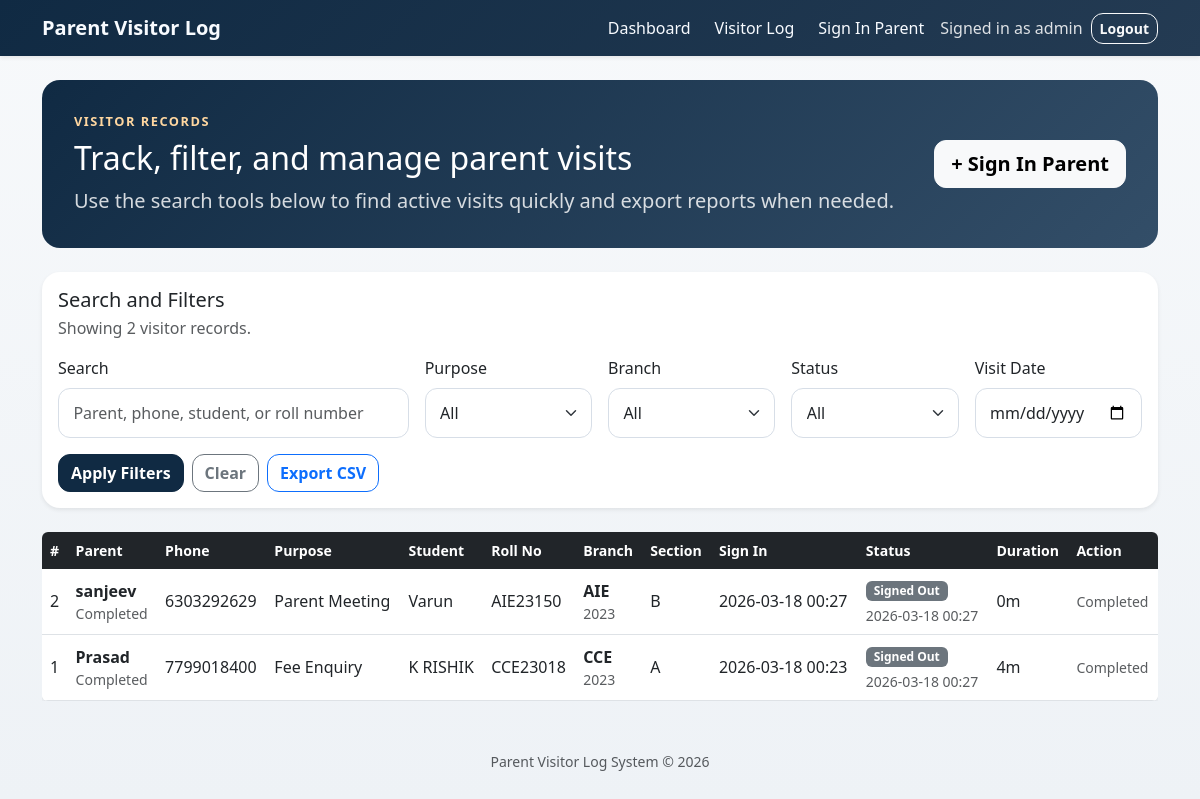
Before: /visitors (signed in) with the older database file.
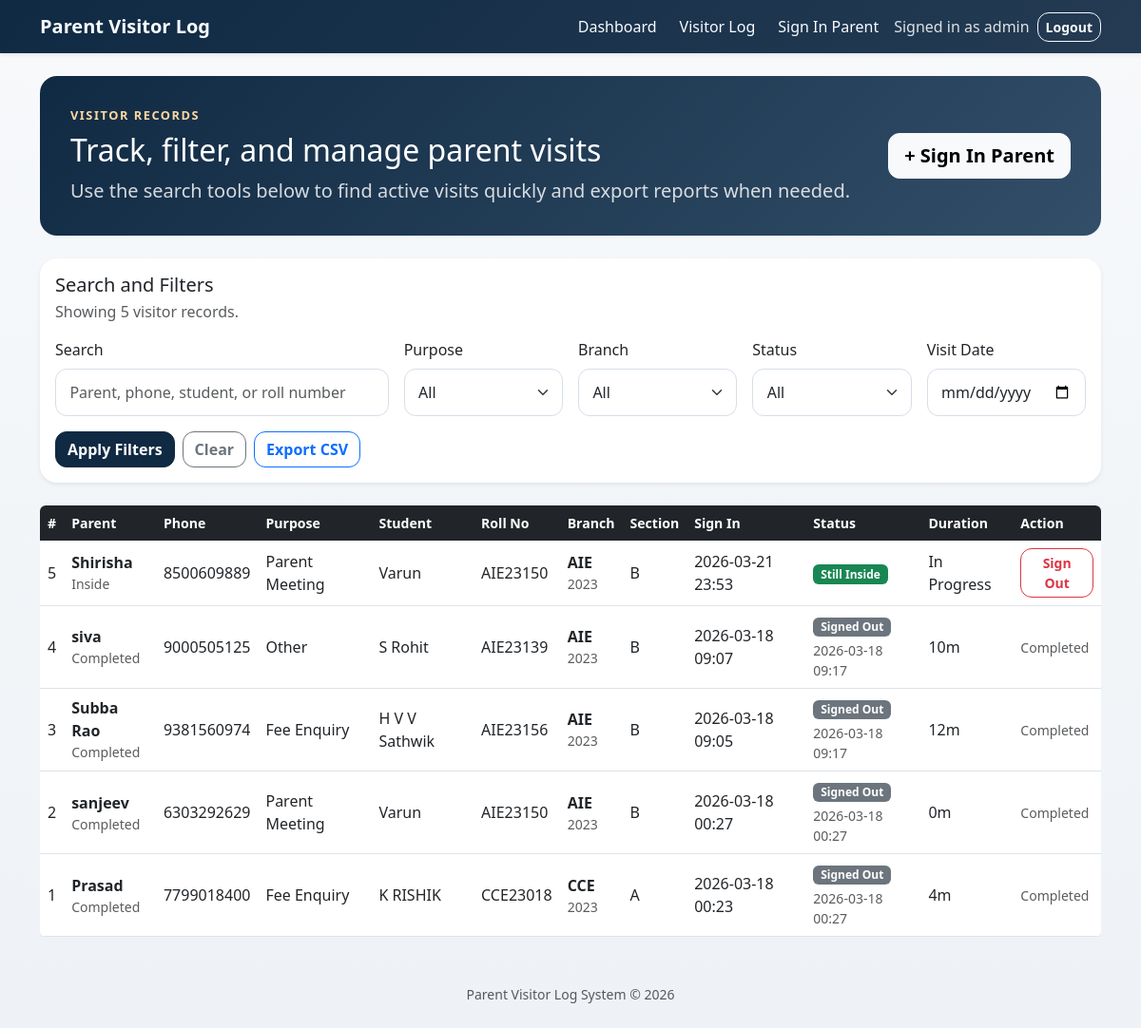
After: the same page with the newer database file.
### tables this page shows
CREATE TABLE visitors (
            id INTEGER PRIMARY KEY AUTOINCREMENT,
            name TEXT NOT NULL,
            phone TEXT NOT NULL,
            purpose TEXT NOT NULL,
            student_name TEXT NOT NULL DEFAULT '',
            roll_no TEXT NOT NULL DEFAULT '',
            sign_in TEXT NOT NULL,
            sign_out TEXT
        );

### app.py (the view)
@app.route("/visitors")
@admin_required
def visitor_log():
    filters = build_filter_values(request.args)
    visitors = fetch_visitors(filters)
    current_path = request.full_path if request.query_string else request.path
    current_path = current_path[:-1] if current_path.endswith("?") else current_path
    return render_template(
        "index.html",
        visitors=visitors,
        filters=filters,
        active_filter_count=sum(1 for value in filters.values() if value),
        export_url=url_for("export_visitors", **build_active_filter_params(filters)),
        current_path=current_path,
    )

### app.py (called while the page is built)
def get_db():
    conn = sqlite3.connect(app.config["DATABASE_PATH"])
    conn.row_factory = sqlite3.Row
    return conn

def get_visitor_columns(conn):
    return {row["name"] for row in conn.execute("PRAGMA table_info(visitors)").fetchall()}

def parse_roll_no(roll_no):
    match = ROLL_NO_PATTERN.fullmatch((roll_no or "").strip().upper())
    if not match:
        return None
    branch_code, admission_year_suffix, section_digits = match.groups()
    section = SECTION_NAMES.get(section_digits[0])
    if section is None or section_digits == "000":
        return None
    return {
        "normalized": f"{branch_code}{admission_year_suffix}{section_digits}",
        "branch_code": branch_code,
        "branch_name": BRANCH_NAMES[branch_code],
        "admission_year": f"20{admission_year_suffix}",
        "section": section,
    }

def parse_timestamp(value):
    if not value:
        return None
    try:
        return datetime.strptime(value, TIMESTAMP_FORMAT)
    except ValueError:
        return None

def format_minutes(minutes):
    if minutes is None:
        return "-"
    total_minutes = max(int(minutes), 0)
    hours, remaining_minutes = divmod(total_minutes, 60)
    parts = []
    if hours:
        parts.append(f"{hours}h")
    if remaining_minutes or not parts:
        parts.append(f"{remaining_minutes}m")
    return " ".join(parts)

def format_visit_duration(sign_in, sign_out):
    start = parse_timestamp(sign_in)
    end = parse_timestamp(sign_out)
    if not start or not end or end < start:
        return "-"
    total_minutes = int((end - start).total_seconds() // 60)
    return format_minutes(total_minutes)

def enrich_visitor_row(row):
    visitor = dict(row)
    visitor["roll_details"] = parse_roll_no(visitor["roll_no"])
    visitor["visit_status"] = "Inside" if not visitor["sign_out"] else "Completed"
    visitor["visit_duration"] = (
        "In Progress" if not visitor["sign_out"] else format_visit_duration(visitor["sign_in"], visitor["sign_out"])
    )
    return visitor

def build_active_filter_params(filters):
    return {key: value for key, value in filters.items() if value}

def admin_required(view_func):
    @wraps(view_func)
    def wrapped_view(*args, **kwargs):
        if not session.get("is_admin"):
            flash("Please sign in as an admin to continue.", "warning")
            return redirect(url_for("login", next=request.path))
        return view_func(*args, **kwargs)
    return wrapped_view

### templates/index.html (shortened to what this page needs)
{% extends "base.html" %}
{% block content %}
<section class="hero mb-4">
    <div class="d-lg-flex justify-content-between align-items-center gap-3">
        <div>
            <p class="eyebrow mb-2">Visitor Records</p>
            <h2 class="mb-2">Track, filter, and manage parent visits</h2>
            <p class="lead mb-0">Use the search tools below to find active visits quickly and export reports when needed.</p>
        </div>
        <div class="hero-actions mt-3 mt-lg-0">
            <a href="{{ url_for('signin') }}" class="btn btn-light btn-lg">+ Sign In Parent</a>
        </div>
    </div>
</section>
<div class="card filter-card shadow-sm mb-4">
    <div class="card-body">
        <div class="d-flex justify-content-between align-items-center flex-wrap gap-2 mb-3">
            <div>
                <h5 class="mb-1">Search and Filters</h5>
                <p class="text-muted mb-0">Showing {{ visitors|length }} visitor record{{ '' if visitors|length == 1 else 's' }}.</p>
            </div>
        </div>
        <form method="GET" action="{{ url_for('visitor_log') }}" class="row g-3">
            <div class="col-lg-4">
                <label class="form-label">Search</label>
                <input
                    type="text"
                    name="search"
                    class="form-control"
                    value="{{ filters.search }}"
                    placeholder="Parent, phone, student, or roll number"
                >
            </div>
            <div class="col-md-6 col-lg-2">
                <label class="form-label">Purpose</label>
                <select name="purpose" class="form-select">
                    <option value="">All</option>
                </select>
            </div>
            <div class="col-md-6 col-lg-2">
                <label class="form-label">Branch</label>
                <select name="branch" class="form-select">
                    <option value="">All</option>
                </select>
            </div>
            <div class="col-md-6 col-lg-2">
                <label class="form-label">Status</label>
                <select name="status" class="form-select">
                    <option value="">All</option>
                </select>
            </div>
            <div class="col-md-6 col-lg-2">
                <label class="form-label">Visit Date</label>
                <input type="date" name="visit_date" class="form-control" value="{{ filters.visit_date }}">
            </div>
            <div class="col-12 d-flex flex-wrap gap-2">
                <button type="submit" class="btn btn-dark">Apply Filters</button>
                <a href="{{ url_for('visitor_log') }}" class="btn btn-outline-secondary">Clear</a>
                <a href="{{ export_url }}" class="btn btn-outline-primary">Export CSV</a>
            </div>
        </form>
    </div>
</div>
{% if visitors %}
    <div class="table-responsive">
        <table class="table table-hover align-middle bg-white shadow-sm rounded">
            <thead class="table-dark">
                <tr>
                    <th>#</th>
                    <th>Parent</th>
                    <th>Phone</th>
                    <th>Purpose</th>
                    <th>Student</th>
                    <th>Roll No</th>
                    <th>Branch</th>
                    <th>Section</th>
                    <th>Sign In</th>
                    <th>Status</th>
                    <th>Duration</th>
                    <th>Action</th>
                </tr>
            </thead>
            <tbody>
                {% for v in visitors %}
                    <tr>
                        <td>{{ v.id }}</td>
                        <td>
                            <div class="fw-semibold">{{ v.name }}</div>
                            <div class="text-muted small">{{ v.visit_status }}</div>
                        </td>
                        <td>{{ v.phone }}</td>
                        <td>{{ v.purpose }}</td>
                        <td>{{ v.student_name }}</td>
                        <td>{{ v.roll_no }}</td>
                        <td>
                            {% if v.roll_details %}
                                <div class="fw-semibold">{{ v.roll_details.branch_code }}</div>
                                <div class="text-muted small">{{ v.roll_details.admission_year }}</div>
                            {% else %}
                                -
                            {% endif %}
                        </td>
                        <td>{{ v.roll_details.section if v.roll_details else "-" }}</td>
                        <td>{{ v.sign_in }}</td>
                        <td>
                            {% if v.sign_out %}
                                <span class="badge text-bg-secondary">Signed Out</span>
                                <div class="small text-muted mt-1">{{ v.sign_out }}</div>
                            {% else %}
                                <span class="badge text-bg-success">Still Inside</span>
                            {% endif %}
                        </td>
                        <td>{{ v.visit_duration }}</td>
                        <td>
                            {% if not v.sign_out %}
                                <form method="POST" action="{{ url_for('signout', visitor_id=v.id) }}">
                                    <button
                                        type="submit"
                                        class="btn btn-sm btn-outline-danger"
                                        onclick="return confirm('Mark this parent visitor as signed out?')"
                                    >
                                        Sign Out
                                    </button>
                                </form>
                            {% else %}
                                <span class="text-muted small">Completed</span>
                            {% endif %}
                        </td>
                    </tr>
                {% endfor %}
            </tbody>
        </table>
    </div>
{% endif %}
{% endblock %}

### templates/base.html (shortened to what this page needs)
<!DOCTYPE html>
<html lang="en">
<head>
    <link rel="stylesheet" href="https://cdn.jsdelivr.net/npm/bootstrap@5.3.0/dist/css/bootstrap.min.css">
    <link rel="stylesheet" href="{{ url_for('static', filename='css/style.css') }}">
</head>
<body>
<nav class="navbar navbar-expand-lg admin-nav shadow-sm">
    <div class="container">
        <a class="navbar-brand fw-semibold" href="{{ url_for('dashboard') if session.get('is_admin') else url_for('login') }}">
            Parent Visitor Log
        </a>
        <div class="collapse navbar-collapse" id="navMenu">
            <ul class="navbar-nav ms-auto align-items-lg-center gap-lg-2">
                {% if session.get("is_admin") %}
                    <li class="nav-item"><a class="nav-link" href="{{ url_for('dashboard') }}">Dashboard</a></li>
                    <li class="nav-item"><a class="nav-link" href="{{ url_for('visitor_log') }}">Visitor Log</a></li>
                    <li class="nav-item"><a class="nav-link" href="{{ url_for('signin') }}">Sign In Parent</a></li>
                    <li class="nav-item">
                        <span class="nav-user">Signed in as {{ session.get("admin_username") }}</span>
                    </li>
                    <li class="nav-item">
                        <form method="POST" action="{{ url_for('logout') }}">
                            <button type="submit" class="btn btn-outline-light btn-sm">Logout</button>
                        </form>
                    </li>
                {% else %}
                    <li class="nav-item"><a class="nav-link" href="{{ url_for('login') }}">Admin Login</a></li>
                {% endif %}
            </ul>
        </div>
    </div>
</nav>
<main class="container py-4">
    {% block content %}{% endblock %}
</main>
<footer class="text-center text-muted py-4">
    <small>Parent Visitor Log System &copy; 2026</small>
</footer>
</body>
</html>

### static/css/style.css (style rules this page uses)
:root { --bg: #eef2f6; --surface: #ffffff; --surface-muted: #f8fafc; --border: #d7dee7; --text: #1f2933; --muted: #5f6c7b; --nav: #102a43; --nav-accent: #243b53; --hero-start: #102a43; --hero-end: #334e68; --accent: #d97706; --accent-soft: #fff4e5; }
body { background: linear-gradient(180deg, #f7f9fb 0%, var(--bg) 100%); color: var(--text); font-family: "Segoe UI", Tahoma, Geneva, Verdana, sans-serif; min-height: 100vh; }
.admin-nav { background: linear-gradient(135deg, var(--nav), var(--nav-accent)); }
.admin-nav .nav-link, .admin-nav .navbar-brand { color: #f8fbff; }
.nav-user { color: rgba(255, 255, 255, 0.85); display: inline-flex; padding: 0.5rem 0; }
.hero { background: linear-gradient(135deg, var(--hero-start), var(--hero-end)); border-radius: 18px; color: #ffffff; padding: 2rem; }
.eyebrow { color: #ffd7a0; font-size: 0.8rem; font-weight: 700; letter-spacing: 0.12em; text-transform: uppercase; }
.hero .lead { color: rgba(255, 255, 255, 0.82); max-width: 52rem; }
.hero-actions { display: flex; flex-wrap: wrap; gap: 0.75rem; }
.card, .stat-card, .empty-state { background-color: var(--surface); border: 1px solid rgba(16, 42, 67, 0.08); border-radius: 18px; }
.form-card, .dashboard-card, .filter-card { border: none; }
.table { border-radius: 18px; margin-bottom: 0; overflow: hidden; }
.table thead th { border-bottom: none; font-size: 0.88rem; font-weight: 600; white-space: nowrap; }
.table td, .table th { vertical-align: middle; }
.form-control, .form-select { border-color: var(--border); border-radius: 12px; padding: 0.75rem 0.9rem; }
.btn { border-radius: 12px; font-weight: 600; }
.btn-dark { background-color: #102a43; border-color: #102a43; }
footer { color: var(--muted); }

Changed rows visible on the page:
added visitors: id "5", name "Shirisha", visit_status "Inside", phone "8500609889", purpose "Parent Meeting", student_name "Varun", roll_no "AIE23150", roll_details.branch_code "AIE", roll_details.admission_year "2023", roll_details "B", sign_in "2026-03-21 23:53", shows "Still Inside", visit_duration "In Progress"
added visitors: id "4", name "siva", visit_status "Completed", phone "9000505125", purpose "Other", student_name "S Rohit", roll_no "AIE23139", roll_details.branch_code "AIE", roll_details.admission_year "2023", roll_details "B", sign_in "2026-03-18 09:07", sign_out "2026-03-18 09:17", visit_duration "10m"
added visitors: id "3", name "Subba Rao", visit_status "Completed", phone "9381560974", purpose "Fee Enquiry", student_name "H V V Sathwik", roll_no "AIE23156", roll_details.branch_code "AIE", roll_details.admission_year "2023", roll_details "B", sign_in "2026-03-18 09:05", sign_out "2026-03-18 09:17", visit_duration "12m"
Other visible differences:
{{ visitors|length }}: "2" → "5"
